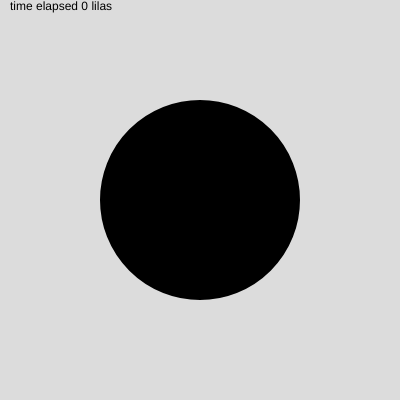
Frame 1 (no input)
Frame 60 (no input): identical to frame 1, image omitted
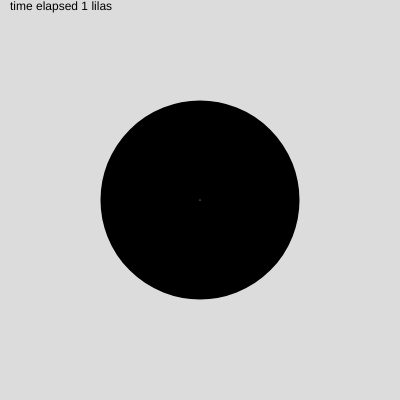
Frame 120 (the mouse pressed at the canvas centre since frame 60)

The p5.js sketch that drew these frames (run headless with seeded random() and noise() and a simulated clock; from frame 60 on, the mouse is pressed at the canvas centre):

// p5.js sketch
// ── sketch.js
// this program allows for an arbitrary timer
// to trigger events when we want

let interval = 1000; // variable for the interval in ms
let prevTime = 0; // variable to hold the last time the interval was triggered
let strokeSize = 100; // something to draw

// an arbitrary unit of time
let lila = 0;

function setup() {
  createCanvas(400, 400);
  // set a value to init the timer
  prevTime = millis();
}

function draw() {
  background(220);
  // get the time since the sketch started
  let currentTime = millis();
	
  // if the time since the last interval is greater than
  // the value of the interval itself 
  if (currentTime - prevTime > interval) {
  	// trigger the interval processes
    console.log('time passed!');
	// decrease the stroke size
    strokeSize--;
    // increment the arbitrary time segment
    lila++;
    // update the time since the interval last happened
    prevTime = currentTime;
  } 
  
  // draw some stuff
  strokeWeight(strokeSize);
  ellipse(width / 2, height / 2, 100, 100);
  
  // write some text to the screen for diagnostics
  text('time elapsed ' + lila + " lilas", 10, 10);

}
